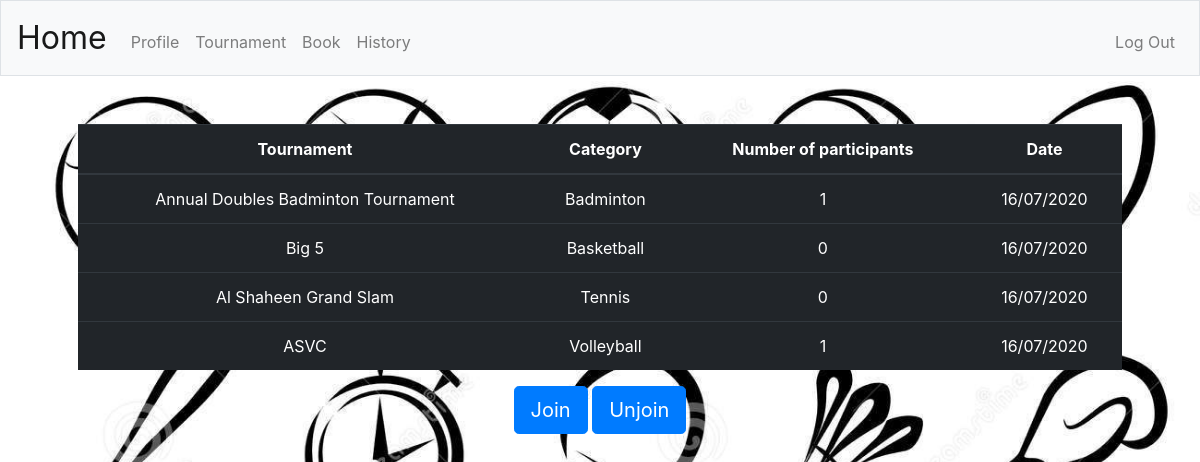
The page /tournament (signed in) on the database its author committed.
### tables this page shows
CREATE TABLE 'list' ('entry' INTEGER PRIMARY KEY AUTOINCREMENT NOT NULL, 'tournamentname' TEXT NOT NULL, 'category' TEXT NOT NULL, 'participants' INTEGER DEFAULT 0, 'date' DATETIME NOT NULL);

### application.py (the view)
@app.route("/tournament")
@login_required
def tournament():
    acts = db.execute("SELECT * FROM list")
    return render_template("tournament.html", acts=acts)

### application.py (called while the page is built)
@app.after_request
def after_request(response):
    response.headers["Cache-Control"] = "no-cache, no-store, must-revalidate"
    response.headers["Expires"] = 0
    response.headers["Pragma"] = "no-cache"
    return response

### helpers.py (called while the page is built)
def login_required(f):
    @wraps(f)
    def decorated_function(*args, **kwargs):
        if session.get("user_id") is None:
            return redirect("/login")
        return f(*args, **kwargs)
    return decorated_function

### templates/tournament.html (shortened to what this page needs)
{% extends "layout.html" %}
{% block main %}
    <table class="table table-dark">
        <thead>
            <tr>
                <th>Tournament</th>
                <th>Category</th>
                <th>Number of participants</th>
                <th>Date</th>
            </tr>
        </thead>
        <tbody>
            {% for act in acts %}
                <tr>
                    <td>{{ act.tournamentname }}</td>
                    <td>{{ act.category }}</td>
                    <td>{{ act.participants }}</td>
                    <td>{{ act.date }}</td>
                </tr>
            {% endfor %}
        </tbody>
    </table>
    <a class="btn btn-primary btn-lg" href="/join" role="button">Join</a>
    <a class="btn btn-primary btn-lg" href="/unjoin" role="button">Unjoin</a>
{% endblock %}

### static/styles.css (style rules this page uses)
body { background-image: url(sports.jpg); background-size: cover; background-attachment: fixed; }

### rows shown on the page
list: tournamentname "Annual Doubles Badminton Tournament", category "Badminton", participants "1", date "16/07/2020"
list: tournamentname "Big 5", category "Basketball", participants "0", date "16/07/2020"
list: tournamentname "Al Shaheen Grand Slam", category "Tennis", participants "0", date "16/07/2020"
list: tournamentname "ASVC", category "Volleyball", participants "1", date "16/07/2020"
